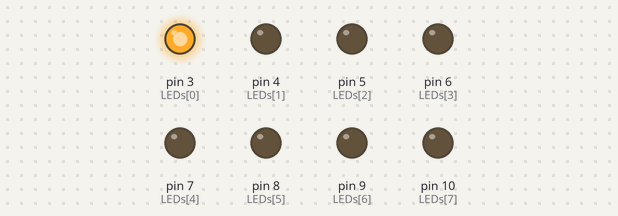
Recording of a sketch running on a simulated Arduino Uno, built with avr-gcc and run on an emulated ATmega328P. Shown: output pins drawn as LEDs (lit = HIGH). What the sketch prints to the serial monitor is not drawn.

Above: at 0.05 s.
At 0.55 s:
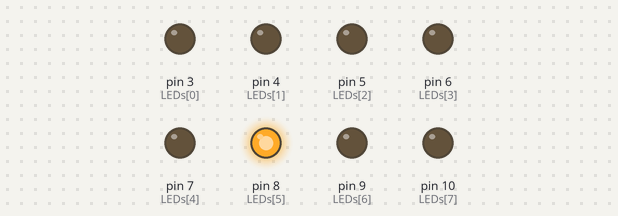
At 1.16 s:
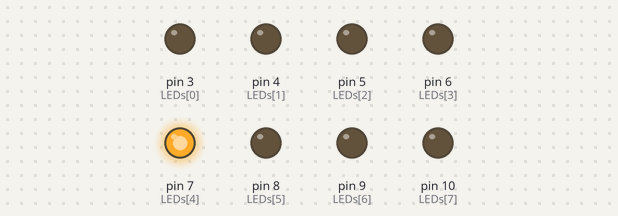
At 1.76 s:
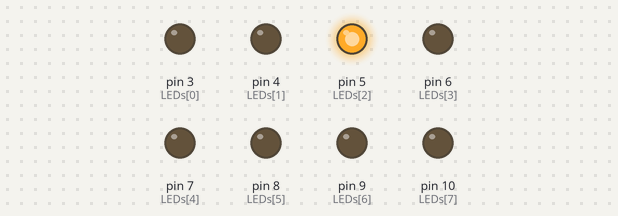
At 2.32 s:
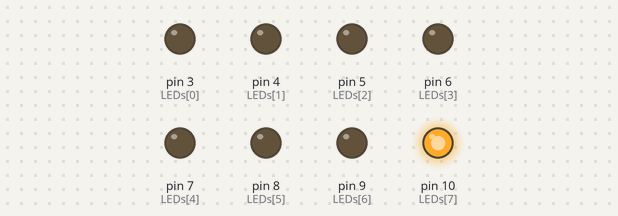
At 3.38 s:
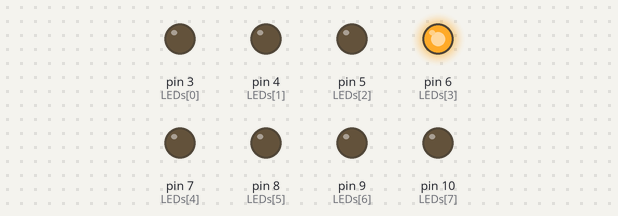
Timing chart, 0 to 3.7 s (numbered marks = the images above):
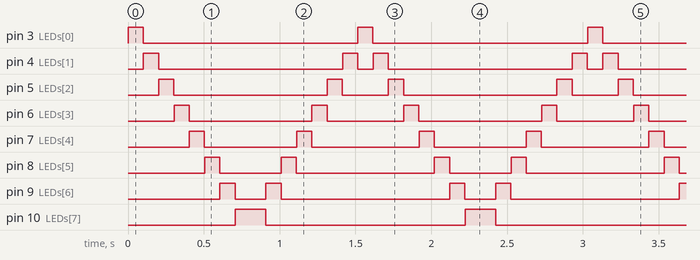

Measured:
- by itself, pin 3 (LEDs[0]): alternates HIGH for 0.10 s and LOW for 1.4 s
- by itself, pin 4 (LEDs[1]): repeats every 1.5 s: LOW 1.2 s, HIGH 0.10 s, LOW 0.10 s, HIGH 0.10 s
- by itself, pin 5 (LEDs[2]): repeats every 1.5 s: LOW 1.0 s, HIGH 0.10 s, LOW 0.30 s, HIGH 0.10 s
- by itself, pin 6 (LEDs[3]): repeats every 1.5 s: LOW 0.81 s, HIGH 0.10 s, LOW 0.51 s, HIGH 0.10 s
- by itself, pin 7 (LEDs[4]): alternates HIGH for 0.10 s and LOW for 0.66 s
- by itself, pin 8 (LEDs[5]): repeats every 1.5 s: LOW 0.41 s, HIGH 0.10 s, LOW 0.91 s, HIGH 0.10 s
- by itself, pin 9 (LEDs[6]): repeats every 1.5 s: LOW 0.20 s, HIGH 0.10 s, LOW 1.1 s, HIGH 0.10 s
- by itself, pin 10 (LEDs[7]): alternates HIGH for 0.20 s and LOW for 1.3 s

The sketch:

arduinoKnightRiderLED.ino
```cpp
int LEDs[] = {3, 4, 5, 6, 7, 8, 9, 10};

void setup()
{
  Serial.begin(9600);
  Serial.println("KNIGHT RIDER CIRCUIT CODE");

  for (int i = 0; i < 8; i++ )
  {
    pinMode(LEDs[i], OUTPUT);
  }
}

void loop()
{
  for ( int i = 0; i < 8; i++ )
  {
    digitalWrite(LEDs[i], HIGH);
    delay(100);
    digitalWrite(LEDs[i], LOW);
    delay(1);
  }
  for ( int i = 7; i > 0; i-- )
  {
    digitalWrite(LEDs[i], HIGH);
    delay(100);
    digitalWrite(LEDs[i], LOW);
    delay(1);
  }
}
```
